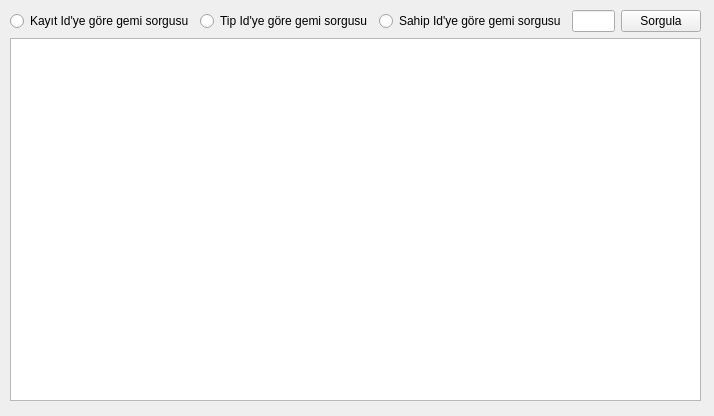
<?xml version="1.0" encoding="UTF-8"?>
<ui version="4.0">
 <class>query</class>
 <widget class="QWidget" name="query">
  <property name="geometry">
   <rect>
    <x>0</x>
    <y>0</y>
    <width>714</width>
    <height>416</height>
   </rect>
  </property>
  <property name="minimumSize">
   <size>
    <width>714</width>
    <height>416</height>
   </size>
  </property>
  <property name="maximumSize">
   <size>
    <width>714</width>
    <height>416</height>
   </size>
  </property>
  <property name="windowTitle">
   <string>Gemi Sorgu</string>
  </property>
  <widget class="QWidget" name="layoutWidget">
   <property name="geometry">
    <rect>
     <x>10</x>
     <y>10</y>
     <width>691</width>
     <height>391</height>
    </rect>
   </property>
   <layout class="QVBoxLayout" name="verticalLayout">
    <item>
     <layout class="QHBoxLayout" name="horizontalLayout_3">
      <item>
       <layout class="QHBoxLayout" name="horizontalLayout">
        <item>
         <widget class="QRadioButton" name="radHistory">
          <property name="text">
           <string>Kayıt Id'ye göre gemi sorgusu</string>
          </property>
         </widget>
        </item>
        <item>
         <widget class="QRadioButton" name="radType">
          <property name="text">
           <string>Tip Id'ye göre gemi sorgusu</string>
          </property>
         </widget>
        </item>
        <item>
         <widget class="QRadioButton" name="radOwner">
          <property name="text">
           <string>Sahip Id'ye göre gemi sorgusu</string>
          </property>
         </widget>
        </item>
       </layout>
      </item>
      <item>
       <layout class="QHBoxLayout" name="horizontalLayout_2">
        <item>
         <widget class="QLineEdit" name="txtId"/>
        </item>
        <item>
         <widget class="QPushButton" name="btnEnter">
          <property name="text">
           <string>Sorgula</string>
          </property>
         </widget>
        </item>
       </layout>
      </item>
     </layout>
    </item>
    <item>
     <widget class="QTableWidget" name="table">
      <property name="accessibleName">
       <string/>
      </property>
     </widget>
    </item>
   </layout>
  </widget>
 </widget>
 <resources/>
 <connections/>
</ui>
